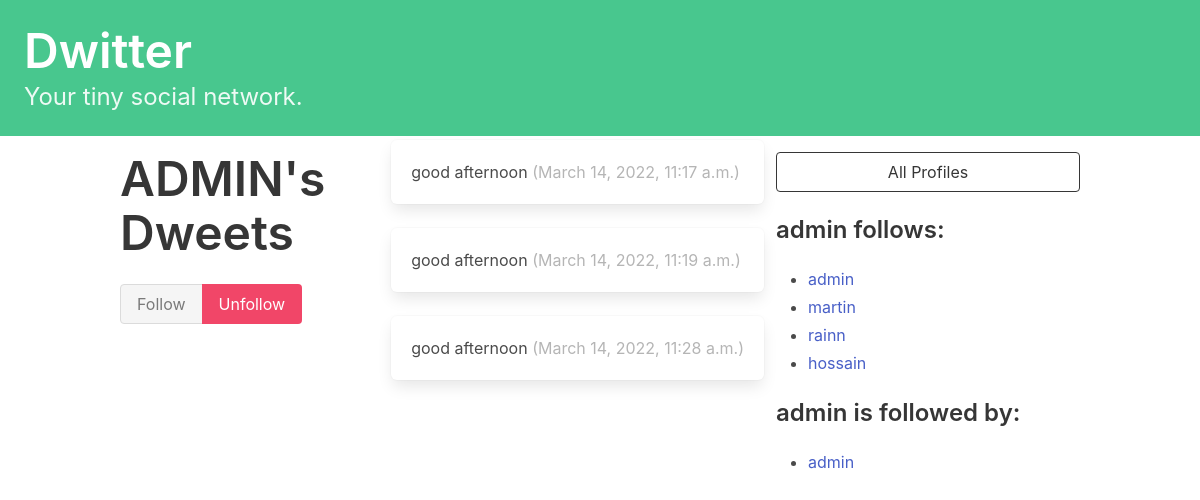
The page /profile/1 (signed in) on the database as committed earlier.
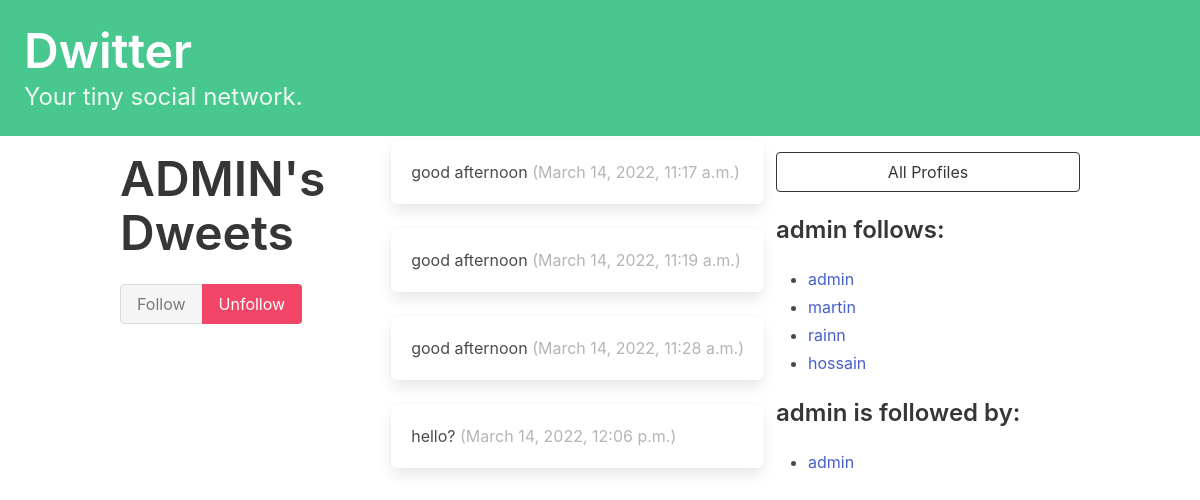
The same page on the database as committed later.
### dwitter/models.py (models this page shows, shortened)
class Dweet(models.Model):
    user       = models.ForeignKey(
        User, related_name="dweets", on_delete=models.DO_NOTHING
    )
    body       = models.CharField(max_length=140)
    created_at = models.DateTimeField(auto_now_add=True)

class Profile(models.Model):
    user = models.OneToOneField(User, on_delete=models.CASCADE)
    follows = models.ManyToManyField(
        "self",
        related_name="followed_by",
        symmetrical=False,
        blank=True
    )
    def __str__(self):
        return self.user.username

### dwitter/views.py (the view, shortened to what this page needs)
# urls.py: path("profile/<int:pk>", profile, name="profile"),
def profile(request, pk):
    if not hasattr(request.user, 'profile'):
        missing_profile = Profile(user=request.user)
        missing_profile.save()
    profile  = Profile.objects.get(pk=pk)
    return render(request, "dwitter/profile.html", {"profile":profile})

### dwitter/templates/dwitter/profile.html (shortened to what this page needs)
{% extends 'base.html' %}
{% block content %}
<div class="column">
    <div class="block">
    <h1 class="title is-1">
        {{profile.user.username|upper}}'s Dweets
    </h1>
    </div>
    <form method="post">
        <div class="buttons has-addons">
        {% if profile in user.profile.follows.all %}
            <button class="button is-success is-static">Follow</button>
            <button class="button is-danger" name="follow" value="unfollow">
                Unfollow
            </button>
        {% else %}
            <button class="button is-success" name="follow" value="follow">
                Follow
            </button>
            <button class="button is-danger is-static">Unfollow</button>
        {% endif %}
        </div>
    </form>
    </div>
    <div class="content">
        {% for dweet in profile.user.dweets.all %}
            <div class="box">
                {{ dweet.body }}
                <span class="is-small has-text-grey-light">
                    ({{ dweet.created_at }})
                </span>
            </div>
        {% endfor %}
    </div>
<div class="column is-one-third">
    <div class="block">
        <a href="{% url 'dwitter:profile_list' %}">
            <button class="button is-dark is-outlined is-fullwidth">
                All Profiles
            </button>
        </a>
    </div>
    <div class="block">
        <h3 class="title is-4">
            {{profile.user.username}} follows:
        </h3>
        <div class="content">
            <ul>
            {% for following in profile.follows.all %}
                <li>
                    <a href="{% url 'dwitter:profile' following.id %}">
                        {{ following }}
                    </a>
                </li>
            {% endfor %}
            </ul>
        </div>
    </div>
    <div class="block">
        <h3 class="title is-4">
            {{profile.user.username}} is followed by:
        </h3>
        <div class="content">
            <ul>
            {% for follower in profile.followed_by.all %}
                <li>
                    <a href="{% url 'dwitter:profile' follower.id %}">
                        {{ follower }}
                    </a>
                </li>
            {% endfor %}
            </ul>
        </div>
    </div>
</div>
{% endblock content %}

Rows that differ between the two databases and show on the page:
added Dweet: body "hello?", created_at "March 14, 2022, 12:06 p.m."
